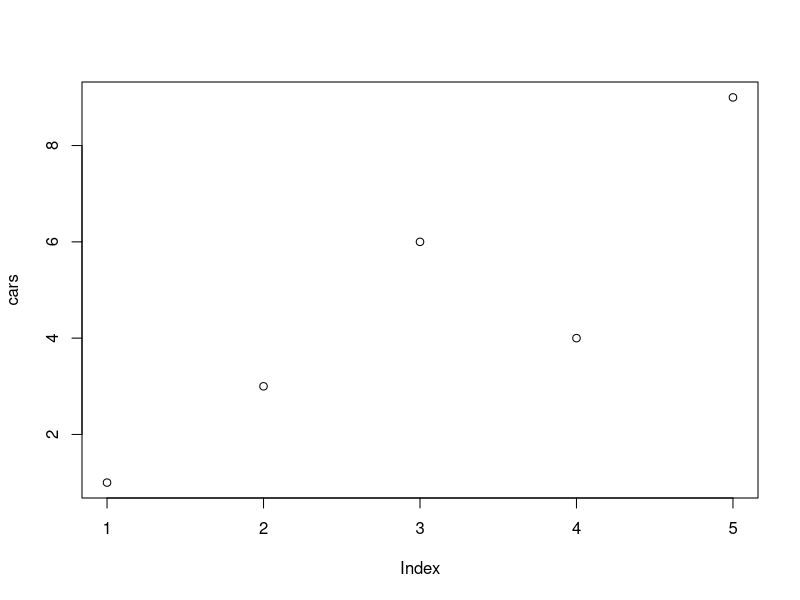
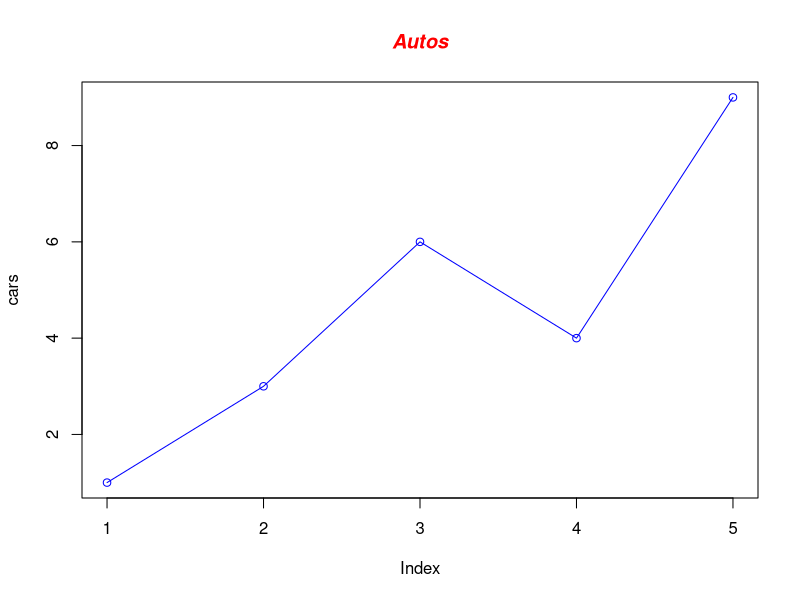
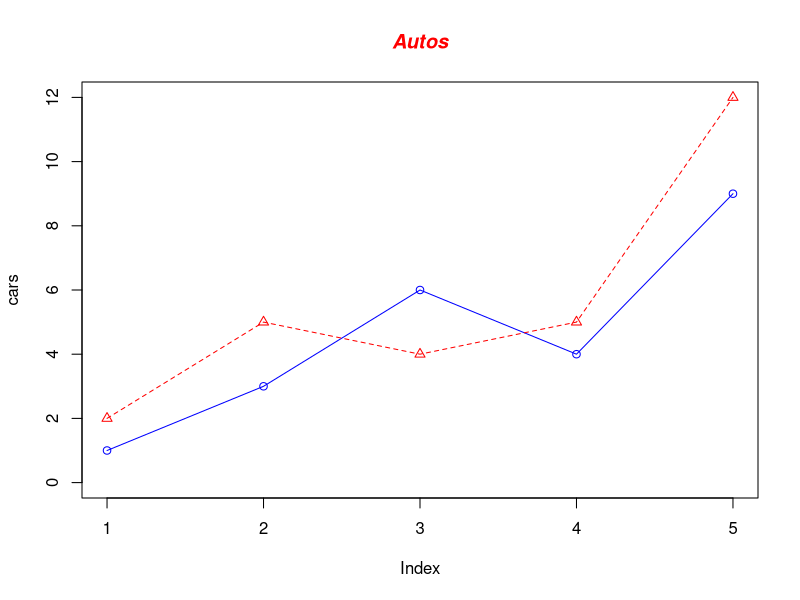
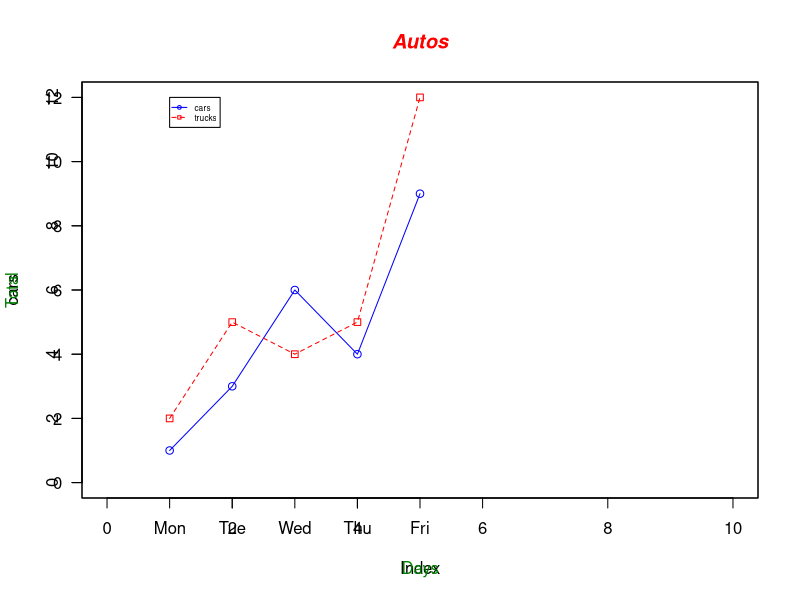
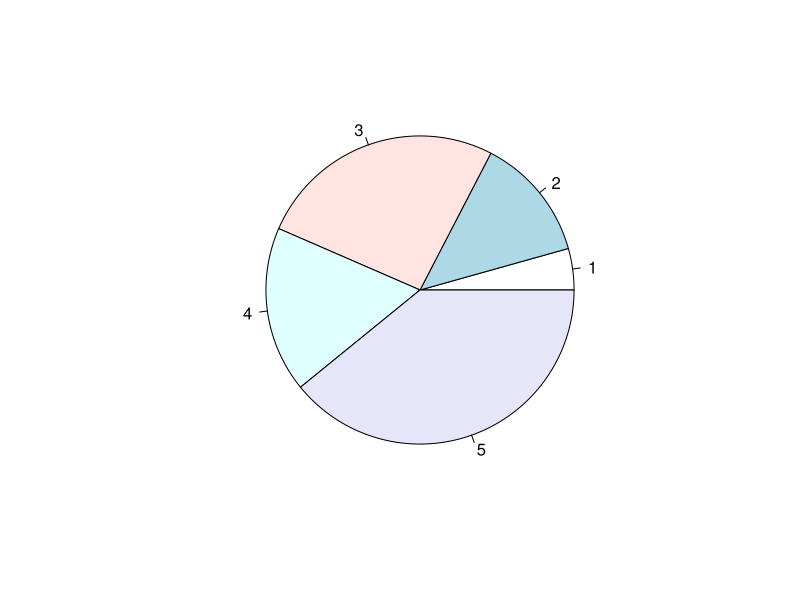
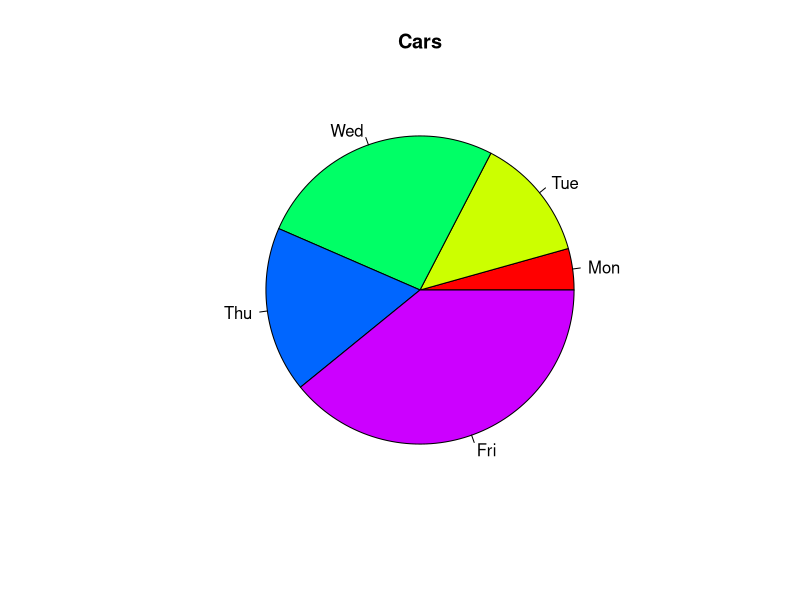

R code for these plots, in order:
# Define the cars vector with 5 values
cars <- c(1, 3, 6, 4, 9)

# Graph the cars vector with all defaults
plot(cars)

# Graph cars using blue points overlayed by a line 
plot(cars, type="o", col="blue")

# Create a title with a red, bold/italic font
title(main="Autos", col.main="red", font.main=4)

# Define 2 vectors
cars <- c(1, 3, 6, 4, 9)
trucks <- c(2, 5, 4, 5, 12)

# Graph cars using a y axis that ranges from 0 to 12
plot(cars, type="o", col="blue", ylim=c(0,12))

# Graph trucks with red dashed line and square points
lines(trucks, type="o", pch=2,lty=2,col="red")

# Create a title with a red, bold/italic font
title(main="Autos", col.main="red", font.main=4)

# Define 2 vectors
cars <- c(1, 3, 6, 4, 9)
trucks <- c(2, 5, 4, 5, 12)

# Calculate range from 0 to max value of cars and trucks
g_range <- range(0, cars, trucks)

# Graph autos using y axis that ranges from 0 to max 
# value in cars or trucks vector.  Turn off axes and 
# annotations (axis labels) so we can specify them ourself
plot(cars, type="o", col="blue", ylim=g_range,
     xlim=c(0,10),axes=T, ann=T)

# Make x axis using Mon-Fri labels
axis(1, at=1:5, lab=c("Mon","Tue","Wed","Thu","Fri"))

# Make y axis with horizontal labels that display ticks at 
# every 4 marks. 4*0:g_range[2] is equivalent to c(0,4,8,12). labels are parallel (=0) or perpendicular(=2) to axis
axis(2, las=1, at=2*0:g_range[2])

# Create box around plot
box()

# Graph trucks with red dashed line and square points
lines(trucks, type="o", pch=22, lty=2, col="red")

# Create a title with a red, bold/italic font
title(main="Autos", col.main="red", font.main=4)

# Label the x and y axes with dark green text
title(xlab="Days", col.lab=rgb(0,0.5,0))
title(ylab="Total", col.lab=rgb(0,0.5,0))

# Create a legend at (1, g_range[2]) that is slightly smaller 
# (cex) and uses the same line colors and points used by 
# the actual plots 
legend(1, g_range[2], c("cars","trucks"), cex=0.5, 
       col=c("blue","red"), pch=21:22,lty=1:3)

#Let's start with a simple pie chart graphing the cars vector:
# Define cars vector with 5 values
cars <- c(1, 3, 6, 4, 9)

# Create a pie chart for cars
pie(cars)
#Now let's add a heading, change the colors, and define our own labels:
# Define cars vector with 5 values
cars <- c(1, 3, 6, 4, 9)

# Create a pie chart with defined heading and
# custom colors and labels
pie(cars, main="Cars", col=rainbow(length(cars)),
    labels=c("Mon","Tue","Wed","Thu","Fri"))

